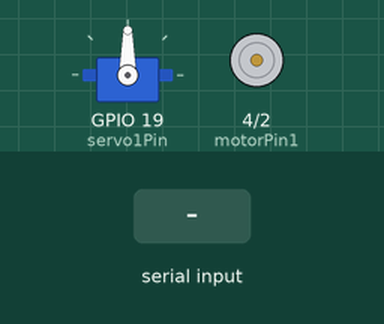
This sketch was run on a simulated ESP32. On the bench: servo, motor-driver pin pairs drawn as motors (green arrow = first pin HIGH = forward, orange = second pin HIGH = backward, longer = more drive, scaled by the enable pin). Inputs (shaded band) come from the test bench. Nothing arrives over Bluetooth unless stated; what the sketch prints to the serial monitor is not drawn.

Above: at 1.2 s.
1.3 s: "90,45\n" received over the second serial link
2.8 s: "30,150\n" received over the second serial link
4.3 s: "1\n" received over the second serial link
At 5.1 s:
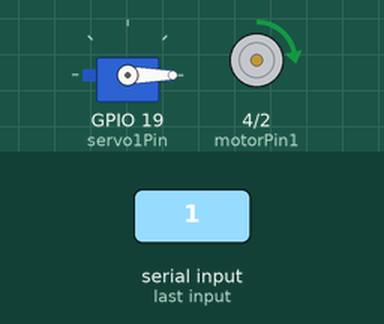
5.8 s: "90\n" received over the second serial link
At 6.1 s:
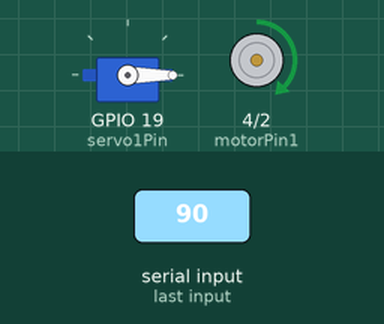
7.3 s: "200\n" received over the second serial link
At 8.4 s:
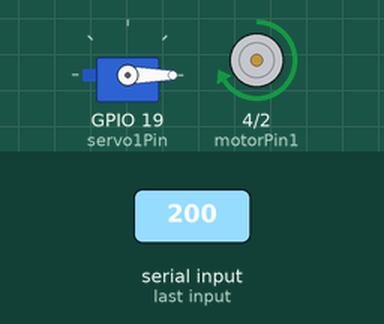
8.8 s: "0\n" received over the second serial link
At 10.1 s:
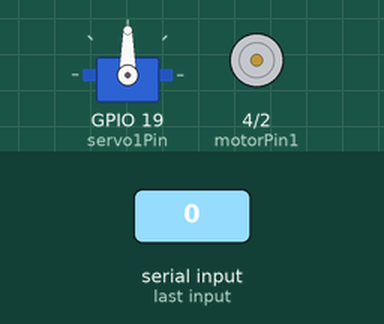
Timing chart, 0 to 11.3 s (numbered marks = the images above; inputs shaded):
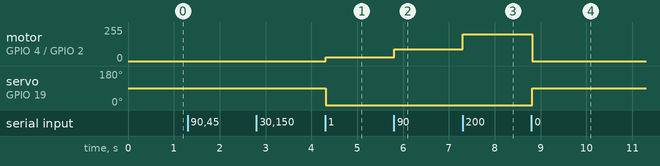

The sketch:

ESP32_Servo360_Motor_BT_Speed.ino
```cpp
//tes ubah kecepatan motor melalui esp32 bluetooth
#include <Servo_ESP32.h>

static const int servo1Pin = 19;

int motorPin1 = 4;
int motorPin2 = 2;
int enablePin = 14;

Servo_ESP32 servo1;

int motorSpeed; //int untuk mengatur kecepata & on/off

#include "BluetoothSerial.h"
#if !defined(CONFIG_BT_ENABLED) || !defined(CONFIG_BLUEDROID_ENABLED)
#error Bluetooth is not enabled! Please run `make menuconfig` to and enable it
#endif

BluetoothSerial SerialBT;
char receivedChar; //char yg diterima oleh esp32 dari bluetooth
String inData; //untuk konversi char masuk ke string lalu ke int

void setup() {
  pinMode(motorPin1, OUTPUT);
  pinMode(motorPin2, OUTPUT);
  pinMode(enablePin, OUTPUT);

  servo1.attach(servo1Pin);

  Serial.begin(115200);
  SerialBT.begin("ESP32_Servo360_Motor_Speed"); //Bluetooth device name
  Serial.println("The device started, now you can pair it with bluetooth!");


  }

void loop() {

  if (Serial.available()) {
    SerialBT.write(Serial.read());

  }
  while (SerialBT.available() ) {
    receivedChar =(char)SerialBT.read();
    inData += receivedChar;
        if (receivedChar == '\n')
        {

    motorSpeed = inData.toInt() ;//konversi ke integer

    if(motorSpeed == 1) //ON
    {
      servo1.write(0);//move servo to that angle
      digitalWrite(motorPin1, HIGH);
      digitalWrite(motorPin2, LOW);
    }

   if(motorSpeed == 0) //OFF
    {
      servo1.write(90);//move servo to that angle
      digitalWrite(motorPin1, LOW);
      digitalWrite(motorPin2, LOW);
    }

    if(motorSpeed > 1 && motorSpeed < 256) //ubah kecepatan motor dengan ubah pwm
    {
      analogWrite(enablePin, motorSpeed);

    }

         inData = ""; // Clear recieved buffer

        }


  } delay(20);

}
```

Measured:
- after the input at 4.3 s, motor on GPIO 4 (motorPin1) / GPIO 2 (motorPin2): stopped → forward 30/255 at once; servo on GPIO 19 (servo1Pin): 90° → 0° at once
- after the input at 5.8 s, motor on GPIO 4 (motorPin1) / GPIO 2 (motorPin2): forward 30/255 → forward 90/255 at once
- after the input at 7.3 s, motor on GPIO 4 (motorPin1) / GPIO 2 (motorPin2): forward 90/255 → forward 200/255 at once
- after the input at 8.8 s, motor on GPIO 4 (motorPin1) / GPIO 2 (motorPin2): forward 200/255 → stopped at once; servo on GPIO 19 (servo1Pin): 0° → 90° at once
